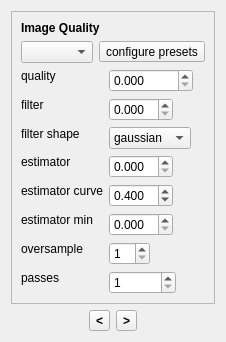
<?xml version="1.0" encoding="UTF-8"?>
<ui version="4.0">
 <class>ImageSettingsWidget</class>
 <widget class="QWidget" name="ImageSettingsWidget">
  <property name="geometry">
   <rect>
    <x>0</x>
    <y>0</y>
    <width>211</width>
    <height>288</height>
   </rect>
  </property>
  <property name="sizePolicy">
   <sizepolicy hsizetype="Minimum" vsizetype="Minimum">
    <horstretch>0</horstretch>
    <verstretch>0</verstretch>
   </sizepolicy>
  </property>
  <property name="windowTitle">
   <string>Image Settings</string>
  </property>
  <layout class="QGridLayout" name="gridLayout">
   <item row="0" column="0">
    <spacer name="horizontalSpacer_3">
     <property name="orientation">
      <enum>Qt::Horizontal</enum>
     </property>
     <property name="sizeHint" stdset="0">
      <size>
       <width>0</width>
       <height>0</height>
      </size>
     </property>
    </spacer>
   </item>
   <item row="0" column="1">
    <widget class="QStackedWidget" name="m_stackedWidget">
     <property name="sizePolicy">
      <sizepolicy hsizetype="Maximum" vsizetype="Maximum">
       <horstretch>0</horstretch>
       <verstretch>0</verstretch>
      </sizepolicy>
     </property>
     <property name="frameShape">
      <enum>QFrame::StyledPanel</enum>
     </property>
     <property name="frameShadow">
      <enum>QFrame::Sunken</enum>
     </property>
     <property name="currentIndex">
      <number>0</number>
     </property>
     <widget class="QWidget" name="page_5">
      <layout class="QVBoxLayout" name="verticalLayout" stretch="0,0,1">
       <item>
        <widget class="QLabel" name="label_2">
         <property name="font">
          <font>
           <weight>75</weight>
           <bold>true</bold>
          </font>
         </property>
         <property name="text">
          <string>Image Quality</string>
         </property>
        </widget>
       </item>
       <item>
        <layout class="QHBoxLayout" name="horizontalLayout_2">
         <item>
          <widget class="QComboBox" name="m_presetsComboBox">
           <property name="toolTip">
            <string>Image quality presets</string>
           </property>
          </widget>
         </item>
         <item>
          <widget class="QToolButton" name="m_presetsButton">
           <property name="toolTip">
            <string>configure presets</string>
           </property>
           <property name="text">
            <string>configure presets</string>
           </property>
           <property name="icon">
            <iconset resource="../qosmic.qrc">
             <normaloff>:/icons/silk/bullet_wrench.xpm</normaloff>:/icons/silk/bullet_wrench.xpm</iconset>
           </property>
          </widget>
         </item>
        </layout>
       </item>
       <item>
        <layout class="QFormLayout" name="formLayout">
         <property name="fieldGrowthPolicy">
          <enum>QFormLayout::FieldsStayAtSizeHint</enum>
         </property>
         <item row="0" column="0">
          <widget class="QLabel" name="label_17">
           <property name="sizePolicy">
            <sizepolicy hsizetype="Maximum" vsizetype="Maximum">
             <horstretch>0</horstretch>
             <verstretch>0</verstretch>
            </sizepolicy>
           </property>
           <property name="minimumSize">
            <size>
             <width>1</width>
             <height>0</height>
            </size>
           </property>
           <property name="maximumSize">
            <size>
             <width>49</width>
             <height>16777215</height>
            </size>
           </property>
           <property name="toolTip">
            <string>samples per pixel</string>
           </property>
           <property name="text">
            <string>quality</string>
           </property>
          </widget>
         </item>
         <item row="0" column="1">
          <widget class="DoubleValueEditor" name="m_qualityLineEdit">
           <property name="sizePolicy">
            <sizepolicy hsizetype="Maximum" vsizetype="Fixed">
             <horstretch>0</horstretch>
             <verstretch>0</verstretch>
            </sizepolicy>
           </property>
           <property name="decimals">
            <number>3</number>
           </property>
           <property name="maximum">
            <double>99999.990000000005239</double>
           </property>
           <property name="singleStep">
            <double>10.000000000000000</double>
           </property>
           <property name="value">
            <double>0.000000000000000</double>
           </property>
          </widget>
         </item>
         <item row="1" column="0">
          <widget class="QLabel" name="label_22">
           <property name="sizePolicy">
            <sizepolicy hsizetype="Maximum" vsizetype="Maximum">
             <horstretch>0</horstretch>
             <verstretch>0</verstretch>
            </sizepolicy>
           </property>
           <property name="minimumSize">
            <size>
             <width>1</width>
             <height>0</height>
            </size>
           </property>
           <property name="maximumSize">
            <size>
             <width>49</width>
             <height>16777215</height>
            </size>
           </property>
           <property name="toolTip">
            <string>spatial filter radius (variance of gaussian)</string>
           </property>
           <property name="text">
            <string>filter</string>
           </property>
          </widget>
         </item>
         <item row="1" column="1">
          <widget class="DoubleValueEditor" name="m_filterLineEdit">
           <property name="sizePolicy">
            <sizepolicy hsizetype="Maximum" vsizetype="Fixed">
             <horstretch>0</horstretch>
             <verstretch>0</verstretch>
            </sizepolicy>
           </property>
           <property name="decimals">
            <number>3</number>
           </property>
           <property name="singleStep">
            <double>0.100000000000000</double>
           </property>
          </widget>
         </item>
         <item row="2" column="0">
          <widget class="QLabel" name="label_34">
           <property name="sizePolicy">
            <sizepolicy hsizetype="Maximum" vsizetype="Maximum">
             <horstretch>0</horstretch>
             <verstretch>0</verstretch>
            </sizepolicy>
           </property>
           <property name="minimumSize">
            <size>
             <width>1</width>
             <height>0</height>
            </size>
           </property>
           <property name="toolTip">
            <string>shape of the spatial filter</string>
           </property>
           <property name="text">
            <string>filter shape</string>
           </property>
          </widget>
         </item>
         <item row="2" column="1">
          <widget class="QComboBox" name="m_filterShapeBox">
           <property name="sizePolicy">
            <sizepolicy hsizetype="Maximum" vsizetype="Fixed">
             <horstretch>0</horstretch>
             <verstretch>0</verstretch>
            </sizepolicy>
           </property>
           <property name="insertPolicy">
            <enum>QComboBox::InsertAtTop</enum>
           </property>
           <item>
            <property name="text">
             <string>gaussian</string>
            </property>
           </item>
           <item>
            <property name="text">
             <string>hermite</string>
            </property>
           </item>
           <item>
            <property name="text">
             <string>box</string>
            </property>
           </item>
           <item>
            <property name="text">
             <string>triangle</string>
            </property>
           </item>
           <item>
            <property name="text">
             <string>bell</string>
            </property>
           </item>
           <item>
            <property name="text">
             <string>bspline</string>
            </property>
           </item>
           <item>
            <property name="text">
             <string>mitchell</string>
            </property>
           </item>
           <item>
            <property name="text">
             <string>blackman</string>
            </property>
           </item>
           <item>
            <property name="text">
             <string>catrom</string>
            </property>
           </item>
           <item>
            <property name="text">
             <string>hanning</string>
            </property>
           </item>
           <item>
            <property name="text">
             <string>hamming</string>
            </property>
           </item>
           <item>
            <property name="text">
             <string>lanczos3</string>
            </property>
           </item>
           <item>
            <property name="text">
             <string>lanczos2</string>
            </property>
           </item>
           <item>
            <property name="text">
             <string>quadratic</string>
            </property>
           </item>
          </widget>
         </item>
         <item row="3" column="0">
          <widget class="QLabel" name="label_27">
           <property name="sizePolicy">
            <sizepolicy hsizetype="Maximum" vsizetype="Maximum">
             <horstretch>0</horstretch>
             <verstretch>0</verstretch>
            </sizepolicy>
           </property>
           <property name="minimumSize">
            <size>
             <width>1</width>
             <height>0</height>
            </size>
           </property>
           <property name="toolTip">
            <string>density estimation parameters for blurring low density hits</string>
           </property>
           <property name="text">
            <string>estimator</string>
           </property>
          </widget>
         </item>
         <item row="3" column="1">
          <widget class="DoubleValueEditor" name="m_estimatorLineEdit">
           <property name="sizePolicy">
            <sizepolicy hsizetype="Maximum" vsizetype="Fixed">
             <horstretch>0</horstretch>
             <verstretch>0</verstretch>
            </sizepolicy>
           </property>
           <property name="toolTip">
            <string>filter width for bin with one hit</string>
           </property>
           <property name="decimals">
            <number>3</number>
           </property>
           <property name="singleStep">
            <double>0.100000000000000</double>
           </property>
          </widget>
         </item>
         <item row="4" column="0">
          <widget class="QLabel" name="label_28">
           <property name="sizePolicy">
            <sizepolicy hsizetype="Maximum" vsizetype="Maximum">
             <horstretch>0</horstretch>
             <verstretch>0</verstretch>
            </sizepolicy>
           </property>
           <property name="minimumSize">
            <size>
             <width>1</width>
             <height>0</height>
            </size>
           </property>
           <property name="toolTip">
            <string>exponent on decay function</string>
           </property>
           <property name="text">
            <string>estimator curve</string>
           </property>
          </widget>
         </item>
         <item row="4" column="1">
          <widget class="DoubleValueEditor" name="m_estimatorCurveLineEdit">
           <property name="sizePolicy">
            <sizepolicy hsizetype="Maximum" vsizetype="Fixed">
             <horstretch>0</horstretch>
             <verstretch>0</verstretch>
            </sizepolicy>
           </property>
           <property name="decimals">
            <number>3</number>
           </property>
           <property name="minimum">
            <double>0.010000000000000</double>
           </property>
           <property name="singleStep">
            <double>0.100000000000000</double>
           </property>
           <property name="value">
            <double>0.400000000000000</double>
           </property>
          </widget>
         </item>
         <item row="5" column="0">
          <widget class="QLabel" name="label_29">
           <property name="sizePolicy">
            <sizepolicy hsizetype="Maximum" vsizetype="Maximum">
             <horstretch>0</horstretch>
             <verstretch>0</verstretch>
            </sizepolicy>
           </property>
           <property name="minimumSize">
            <size>
             <width>1</width>
             <height>0</height>
            </size>
           </property>
           <property name="toolTip">
            <string>minimum filter width used.  forces filter
 to be used of at least this width on all pts</string>
           </property>
           <property name="text">
            <string>estimator min</string>
           </property>
          </widget>
         </item>
         <item row="5" column="1">
          <widget class="DoubleValueEditor" name="m_estimatorMinLineEdit">
           <property name="sizePolicy">
            <sizepolicy hsizetype="Maximum" vsizetype="Fixed">
             <horstretch>0</horstretch>
             <verstretch>0</verstretch>
            </sizepolicy>
           </property>
           <property name="decimals">
            <number>3</number>
           </property>
           <property name="singleStep">
            <double>0.100000000000000</double>
           </property>
          </widget>
         </item>
         <item row="6" column="0">
          <widget class="QLabel" name="label_23">
           <property name="sizePolicy">
            <sizepolicy hsizetype="Maximum" vsizetype="Maximum">
             <horstretch>0</horstretch>
             <verstretch>0</verstretch>
            </sizepolicy>
           </property>
           <property name="minimumSize">
            <size>
             <width>1</width>
             <height>0</height>
            </size>
           </property>
           <property name="toolTip">
            <string>spatial oversample</string>
           </property>
           <property name="text">
            <string>oversample</string>
           </property>
          </widget>
         </item>
         <item row="6" column="1">
          <widget class="IntValueEditor" name="m_oversampleLineEdit">
           <property name="sizePolicy">
            <sizepolicy hsizetype="Maximum" vsizetype="Fixed">
             <horstretch>0</horstretch>
             <verstretch>0</verstretch>
            </sizepolicy>
           </property>
           <property name="minimum">
            <number>1</number>
           </property>
           <property name="singleStep">
            <number>1</number>
           </property>
          </widget>
         </item>
         <item row="7" column="0">
          <widget class="QLabel" name="label_24">
           <property name="sizePolicy">
            <sizepolicy hsizetype="Maximum" vsizetype="Maximum">
             <horstretch>0</horstretch>
             <verstretch>0</verstretch>
            </sizepolicy>
           </property>
           <property name="minimumSize">
            <size>
             <width>1</width>
             <height>0</height>
            </size>
           </property>
           <property name="toolTip">
            <string>sample density iterations. number of times
 the buckets are filtered into the accumulator</string>
           </property>
           <property name="text">
            <string>passes</string>
           </property>
          </widget>
         </item>
         <item row="7" column="1">
          <widget class="IntValueEditor" name="m_batchesLineEdit">
           <property name="sizePolicy">
            <sizepolicy hsizetype="Maximum" vsizetype="Fixed">
             <horstretch>0</horstretch>
             <verstretch>0</verstretch>
            </sizepolicy>
           </property>
           <property name="minimum">
            <number>1</number>
           </property>
           <property name="maximum">
            <number>100000</number>
           </property>
           <property name="singleStep">
            <number>1</number>
           </property>
          </widget>
         </item>
        </layout>
       </item>
      </layout>
     </widget>
     <widget class="QWidget" name="page_6">
      <layout class="QVBoxLayout" name="verticalLayout_2" stretch="0,1">
       <item>
        <widget class="QLabel" name="label_3">
         <property name="font">
          <font>
           <weight>75</weight>
           <bold>true</bold>
          </font>
         </property>
         <property name="text">
          <string>Sheep</string>
         </property>
        </widget>
       </item>
       <item>
        <layout class="QFormLayout" name="formLayout_2">
         <item row="0" column="0">
          <widget class="QLabel" name="label_25">
           <property name="sizePolicy">
            <sizepolicy hsizetype="Maximum" vsizetype="Maximum">
             <horstretch>0</horstretch>
             <verstretch>0</verstretch>
            </sizepolicy>
           </property>
           <property name="minimumSize">
            <size>
             <width>1</width>
             <height>0</height>
            </size>
           </property>
           <property name="maximumSize">
            <size>
             <width>49</width>
             <height>16777215</height>
            </size>
           </property>
           <property name="toolTip">
            <string>temporal position of this genome in the animation sequence</string>
           </property>
           <property name="text">
            <string>time</string>
           </property>
          </widget>
         </item>
         <item row="0" column="1">
          <widget class="DoubleValueEditor" name="m_timeLineEdit">
           <property name="sizePolicy">
            <sizepolicy hsizetype="Maximum" vsizetype="Fixed">
             <horstretch>0</horstretch>
             <verstretch>0</verstretch>
            </sizepolicy>
           </property>
           <property name="decimals">
            <number>3</number>
           </property>
           <property name="minimum">
            <double>0.000000000000000</double>
           </property>
           <property name="singleStep">
            <double>0.100000000000000</double>
           </property>
          </widget>
         </item>
         <item row="1" column="0">
          <widget class="QLabel" name="label_35">
           <property name="sizePolicy">
            <sizepolicy hsizetype="Maximum" vsizetype="Maximum">
             <horstretch>0</horstretch>
             <verstretch>0</verstretch>
            </sizepolicy>
           </property>
           <property name="minimumSize">
            <size>
             <width>1</width>
             <height>0</height>
            </size>
           </property>
           <property name="toolTip">
            <string>interpolation curve for this genome in the animation sequence</string>
           </property>
           <property name="text">
            <string>interp curve</string>
           </property>
          </widget>
         </item>
         <item row="1" column="1">
          <widget class="QComboBox" name="m_interpolationBox">
           <property name="sizePolicy">
            <sizepolicy hsizetype="Maximum" vsizetype="Fixed">
             <horstretch>0</horstretch>
             <verstretch>0</verstretch>
            </sizepolicy>
           </property>
           <property name="insertPolicy">
            <enum>QComboBox::InsertAtTop</enum>
           </property>
           <item>
            <property name="text">
             <string>linear</string>
            </property>
           </item>
           <item>
            <property name="text">
             <string>smooth</string>
            </property>
           </item>
          </widget>
         </item>
         <item row="2" column="0">
          <widget class="QLabel" name="label_36">
           <property name="sizePolicy">
            <sizepolicy hsizetype="Maximum" vsizetype="Maximum">
             <horstretch>0</horstretch>
             <verstretch>0</verstretch>
            </sizepolicy>
           </property>
           <property name="minimumSize">
            <size>
             <width>1</width>
             <height>0</height>
            </size>
           </property>
           <property name="toolTip">
            <string>interpolation function for this genome in the animation sequence</string>
           </property>
           <property name="text">
            <string>interp type</string>
           </property>
          </widget>
         </item>
         <item row="2" column="1">
          <widget class="QComboBox" name="m_interpolationTypeBox">
           <property name="sizePolicy">
            <sizepolicy hsizetype="Maximum" vsizetype="Fixed">
             <horstretch>0</horstretch>
             <verstretch>0</verstretch>
            </sizepolicy>
           </property>
           <property name="insertPolicy">
            <enum>QComboBox::InsertAtTop</enum>
           </property>
           <item>
            <property name="text">
             <string>linear</string>
            </property>
           </item>
           <item>
            <property name="text">
             <string>log</string>
            </property>
           </item>
           <item>
            <property name="text">
             <string>compat</string>
            </property>
           </item>
           <item>
            <property name="text">
             <string>older</string>
            </property>
           </item>
          </widget>
         </item>
         <item row="3" column="0">
          <widget class="QLabel" name="label_26">
           <property name="sizePolicy">
            <sizepolicy hsizetype="Maximum" vsizetype="Maximum">
             <horstretch>0</horstretch>
             <verstretch>0</verstretch>
            </sizepolicy>
           </property>
           <property name="minimumSize">
            <size>
             <width>1</width>
             <height>0</height>
            </size>
           </property>
           <property name="toolTip">
            <string>number of time steps per batch. this many
   interpolated control points are used per batch and accumulated</string>
           </property>
           <property name="text">
            <string>temporal samples</string>
           </property>
          </widget>
         </item>
         <item row="3" column="1">
          <widget class="IntValueEditor" name="m_temporalLineEdit">
           <property name="sizePolicy">
            <sizepolicy hsizetype="Maximum" vsizetype="Fixed">
             <horstretch>0</horstretch>
             <verstretch>0</verstretch>
            </sizepolicy>
           </property>
           <property name="minimum">
            <number>1</number>
           </property>
           <property name="maximum">
            <number>100000</number>
           </property>
           <property name="singleStep">
            <number>10</number>
           </property>
           <property name="value">
            <number>1</number>
           </property>
          </widget>
         </item>
        </layout>
       </item>
      </layout>
     </widget>
     <widget class="QWidget" name="page_7">
      <layout class="QVBoxLayout" name="verticalLayout_3" stretch="0,1">
       <item>
        <widget class="QLabel" name="label_4">
         <property name="font">
          <font>
           <weight>75</weight>
           <bold>true</bold>
          </font>
         </property>
         <property name="text">
          <string>Convert</string>
         </property>
        </widget>
       </item>
       <item>
        <layout class="QFormLayout" name="formLayout_3">
         <item row="0" column="0">
          <widget class="QLabel" name="label">
           <property name="sizePolicy">
            <sizepolicy hsizetype="Maximum" vsizetype="Maximum">
             <horstretch>0</horstretch>
             <verstretch>0</verstretch>
            </sizepolicy>
           </property>
           <property name="minimumSize">
            <size>
             <width>1</width>
             <height>0</height>
            </size>
           </property>
           <property name="toolTip">
            <string>the genome symmetry group
1 = no symmetry, 0 = random</string>
           </property>
           <property name="text">
            <string>symmetry</string>
           </property>
          </widget>
         </item>
         <item row="0" column="1">
          <layout class="QHBoxLayout" name="horizontalLayout" stretch="1,0">
           <property name="spacing">
            <number>0</number>
           </property>
           <property name="sizeConstraint">
            <enum>QLayout::SetMaximumSize</enum>
           </property>
           <item>
            <widget class="IntValueEditor" name="m_symmetryLineEdit">
             <property name="sizePolicy">
              <sizepolicy hsizetype="Maximum" vsizetype="Fixed">
               <horstretch>1</horstretch>
               <verstretch>0</verstretch>
              </sizepolicy>
             </property>
             <property name="minimum">
              <number>-99</number>
             </property>
             <property name="maximum">
              <number>99</number>
             </property>
             <property name="value">
              <number>1</number>
             </property>
            </widget>
           </item>
           <item>
            <widget class="QToolButton" name="m_applySymmetryButton">
             <property name="sizePolicy">
              <sizepolicy hsizetype="Expanding" vsizetype="Fixed">
               <horstretch>0</horstretch>
               <verstretch>0</verstretch>
              </sizepolicy>
             </property>
             <property name="toolTip">
              <string>apply symmetry to the genome</string>
             </property>
             <property name="text">
              <string>...</string>
             </property>
             <property name="icon">
              <iconset resource="../qosmic.qrc">
               <normaloff>:/icons/silk/wand.xpm</normaloff>:/icons/silk/wand.xpm</iconset>
             </property>
             <property name="iconSize">
              <size>
               <width>16</width>
               <height>16</height>
              </size>
             </property>
            </widget>
           </item>
          </layout>
         </item>
        </layout>
       </item>
      </layout>
     </widget>
    </widget>
   </item>
   <item row="0" column="2">
    <spacer name="horizontalSpacer_4">
     <property name="orientation">
      <enum>Qt::Horizontal</enum>
     </property>
     <property name="sizeHint" stdset="0">
      <size>
       <width>0</width>
       <height>0</height>
      </size>
     </property>
    </spacer>
   </item>
   <item row="1" column="1">
    <layout class="QHBoxLayout" name="horizontalLayout_4">
     <item>
      <spacer name="horizontalSpacer">
       <property name="orientation">
        <enum>Qt::Horizontal</enum>
       </property>
       <property name="sizeHint" stdset="0">
        <size>
         <width>1</width>
         <height>1</height>
        </size>
       </property>
      </spacer>
     </item>
     <item>
      <layout class="QHBoxLayout" name="horizontalLayout_3" stretch="0,0">
       <property name="sizeConstraint">
        <enum>QLayout::SetMaximumSize</enum>
       </property>
       <item>
        <widget class="QToolButton" name="m_goLeftButton">
         <property name="font">
          <font>
           <weight>75</weight>
           <bold>true</bold>
          </font>
         </property>
         <property name="text">
          <string>&lt;</string>
         </property>
         <property name="icon">
          <iconset resource="../qosmic.qrc">
           <normaloff>:/icons/silk/bullet_arrow_left.xpm</normaloff>:/icons/silk/bullet_arrow_left.xpm</iconset>
         </property>
        </widget>
       </item>
       <item>
        <widget class="QToolButton" name="m_goRightButton">
         <property name="font">
          <font>
           <weight>75</weight>
           <bold>true</bold>
          </font>
         </property>
         <property name="text">
          <string>&gt;</string>
         </property>
         <property name="icon">
          <iconset resource="../qosmic.qrc">
           <normaloff>:/icons/silk/bullet_arrow_right.xpm</normaloff>:/icons/silk/bullet_arrow_right.xpm</iconset>
         </property>
        </widget>
       </item>
      </layout>
     </item>
     <item>
      <spacer name="horizontalSpacer_2">
       <property name="orientation">
        <enum>Qt::Horizontal</enum>
       </property>
       <property name="sizeHint" stdset="0">
        <size>
         <width>1</width>
         <height>1</height>
        </size>
       </property>
      </spacer>
     </item>
    </layout>
   </item>
   <item row="2" column="1">
    <spacer name="verticalSpacer">
     <property name="orientation">
      <enum>Qt::Vertical</enum>
     </property>
     <property name="sizeHint" stdset="0">
      <size>
       <width>186</width>
       <height>0</height>
      </size>
     </property>
    </spacer>
   </item>
  </layout>
 </widget>
 <customwidgets>
  <customwidget>
   <class>DoubleValueEditor</class>
   <extends>QDoubleSpinBox</extends>
   <header>doublevalueeditor.h</header>
  </customwidget>
  <customwidget>
   <class>IntValueEditor</class>
   <extends>QSpinBox</extends>
   <header>intvalueeditor.h</header>
  </customwidget>
 </customwidgets>
 <resources>
  <include location="../qosmic.qrc"/>
 </resources>
 <connections/>
</ui>
